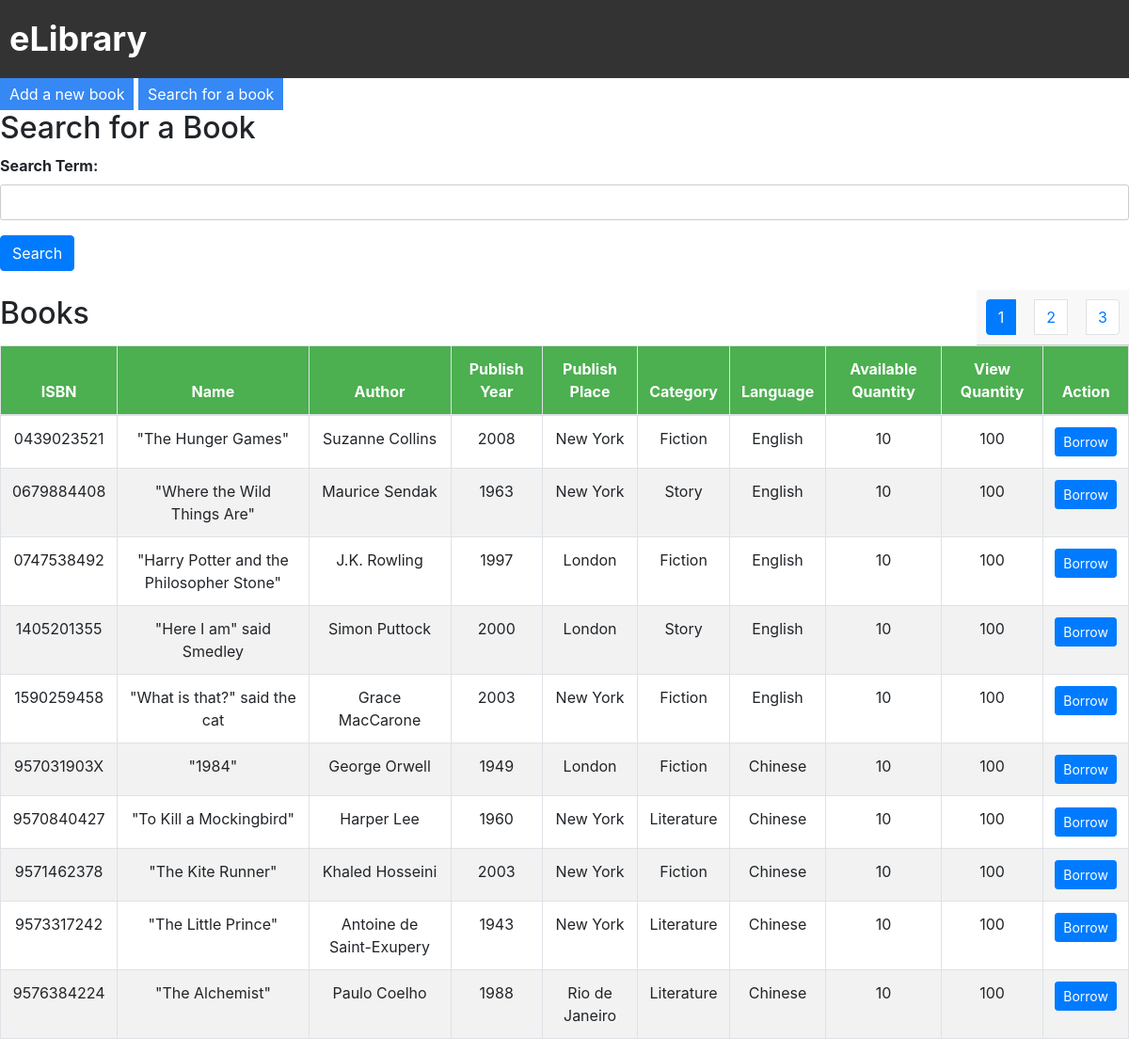
The app's page /page/schoolcentre/eLibrary.php with its own data.
### tables this page shows
CREATE TABLE IF NOT EXISTS `book_details` (
  `bookID` int NOT NULL AUTO_INCREMENT,
  `ISBN` varchar(20) NOT NULL,
  `bookName` varchar(100) NOT NULL,
  `bookAuthor` varchar(100) NOT NULL,
  `bookPublishYear` int NOT NULL,
  `bookPublishPlace` varchar(30) NOT NULL,
  `bookCatergory` varchar(30) NOT NULL,
  `bookLanguage` varchar(30) NOT NULL,
  `bookAvailableQuatity` int DEFAULT NULL,
  `bookViewQuatity` int DEFAULT NULL,
  PRIMARY KEY (`bookID`)
);

### page/schoolcentre/eLibrary.php (the view, shortened to what this page needs)
<?php
require_once '../../connectdb.php';
$limit = 10;
$page = isset($_GET['page']) ? (int) $_GET['page'] : 1;
$start = ($page - 1) * $limit;
if (isset($_POST['search_book'])) {
    $search_term = $_POST['search_term'];
    $sql = "SELECT * FROM book_details WHERE bookName LIKE ? OR bookAuthor LIKE ? OR ISBN LIKE ? ORDER BY ISBN";
    $stmt = $pdo->prepare($sql);
    $stmt->execute(["%$search_term%", "%$search_term%", "%$search_term%"]);
    $books = $stmt->fetchAll();
    $total_books = count($books);
    $sql .= " LIMIT $start, $limit";
    $stmt = $pdo->prepare($sql);
    $stmt->execute(["%$search_term%", "%$search_term%", "%$search_term%"]);
    $books = $stmt->fetchAll();
} else {
    $sql = "SELECT * FROM book_details ORDER BY ISBN";
    $stmt = $pdo->query($sql);
    $books = $stmt->fetchAll();
    $total_books = count($books);
    $sql .= " LIMIT $start, $limit";
    $stmt = $pdo->query($sql);
    $books = $stmt->fetchAll();
}
$total_pages = ceil($total_books / $limit);
?>
<!DOCTYPE html>
<html lang="en">
    <head>
        <link href="../../css/eLibrary.css" rel="stylesheet" type="text/css"/>
        <link rel="stylesheet" href="https://maxcdn.bootstrapcdn.com/bootstrap/4.5.2/css/bootstrap.min.css">
    </head>
    <body>
        <header>
            <h1>eLibrary</h1>
        </header>
        <main>
            <button type="button" class="show-add-book">Add a new book</button>
            <button type="button" class="show-search-book">Search for a book</button>
            <div class="search-book-section">
                <section id="search-book">
                    <h2>Search for a Book</h2>
                    <form action="<?php echo $_SERVER['PHP_SELF']; ?>" method="POST">
                        <div class="form-group">
                            <label for="search_term">Search Term:</label>
                            <input type="text" class="form-control" id="search_term" name="search_term" required>
                        </div>
                        <button type="submit" class="btn btn-primary" name="search_book">Search</button>
                    </form>
                </section>
                <div class="d-flex justify-content-between align-items-center">
                    <h2>Books</h2>
                    <nav aria-label="Page navigation">
                        <ul class="pagination">
                            <?php for ($i = 1; $i <= $total_pages; $i++): ?>
                                <li class="page-item <?php echo ($i == $page) ? 'active' : ''; ?>"><a class="page-link" href="?page=<?php echo $i; ?>"><?php echo $i; ?></a></li>
                            <?php endfor; ?>
                        </ul>
                    </nav>
                </div>
                <div class="table-responsive">
                    <table class="table table-bordered">
                        <thead>
                            <tr>
                                <th><a href="#" class="sort-link" data-sort="ISBN">ISBN</a></th>
                                <th><a href="#" class="sort-link" data-sort="bookName">Name</a></th>
                                <th><a href="#" class="sort-link" data-sort="bookAuthor">Author</a></th>
                                <th><a href="#" class="sort-link" data-sort="bookPublishYear">Publish Year</a></th>
                                <th><a href="#" class="sort-link" data-sort="bookPublishPlace">Publish Place</a></th>
                                <th><a href="#" class="sort-link" data-sort="bookCatergory">Category</a></th>
                                <th><a href="#" class="sort-link" data-sort="bookLanguage">Language</a></th>
                                <th><a href="#" class="sort-link" data-sort="bookAvailableQuatity">Available Quantity</a></th>
                                <th><a href="#" class="sort-link" data-sort="bookViewQuatity">View Quantity</a></th>
                                <th>Action</th>
                            </tr>
                        </thead>
                        <tbody>
                            <?php foreach ($books as $book): ?>
                                <tr>
                                    <td data-column="ISBN"><?php echo $book['ISBN']; ?></td>
                                    <td data-column="bookName"><?php echo $book['bookName']; ?></td>
                                    <td data-column="bookAuthor"><?php echo $book['bookAuthor']; ?></td>
                                    <td data-column="bookPublishYear"><?php echo $book['bookPublishYear']; ?></td>
                                    <td data-column="bookPublishPlace"><?php echo $book['bookPublishPlace']; ?></td>
                                    <td data-column="bookCatergory"><?php echo $book['bookCatergory']; ?></td>
                                    <td data-column="bookLanguage"><?php echo $book['bookLanguage']; ?></td>
                                    <td data-column="bookAvailableQuatity"><?php echo $book['bookAvailableQuatity']; ?></td>
                                    <td data-column="bookViewQuatity"><?php echo $book['bookViewQuatity']; ?></td>
                                    <td>
                                        <?php if ($book['bookAvailableQuatity'] > 0): ?>
                                            <button type="button" class="btn btn-primary btn-sm borrow-book" data-toggle="modal" data-target="#borrowModal" data-book-id="<?php echo $book['bookID']; ?>" data-book-name="<?php echo $book['bookName']; ?>">Borrow</button>
                                        <?php else: ?>
                                            <button type="button" class="btn btn-secondary btn-sm" disabled>Borrow</button>
                                        <?php endif; ?>
                                    </td>
                                </tr>
                            <?php endforeach; ?>
                        </tbody>
                    </table>
                </div>
            </div>

### css/eLibrary.css (style rules this page uses)
* { box-sizing: border-box; }
html, body { height: 100%; margin: 0; }
body { font-family: Arial, sans-serif; line-height: 1.5; }
header { background-color: #333; color: #fff; padding: 10px 0; }
header h1 { margin: 0; padding: 10px; font-size: 36px; font-weight: bold; }
nav { display: flex; justify-content: space-between; align-items: center; background-color: #f8f8f8; padding: 10px 0; border-bottom: 1px solid #ccc; }
nav ul { list-style: none; margin: 0; padding: 0; display: flex; }
nav li { margin: 0 10px; }
nav a { display: block; padding: 10px; text-decoration: none; color: #333; }
table { border-collapse: collapse; width: 100%; }
th, td { text-align: left; padding: 8px; }
tr:nth-child(even) { background-color: #f2f2f2; }
th { background-color: #4CAF50; color: white; }
form { margin-bottom: 20px; }
.form-group { margin-bottom: 10px; }
label { display: block; margin-bottom: 5px; font-weight: bold; }
input[type="text"], input[type="number"] { display: block; width: 100%; padding: 5px; margin-bottom: 10px; border: 1px solid #ccc; border-radius: 3px; }
input[type="submit"], button { padding: 5px 10px; background-color: #4CAF50; color: white; border: none; border-radius: 3px; cursor: pointer; }
button { background-color: #3688f4; }
table { width: 100%; border-collapse: collapse; margin-bottom: 20px; }
table th, table td { padding: 10px; border: 1px solid #ccc; text-align: center; }
table th { background-color: #4CAF50; color: white; }
table tr:nth-child(even) { background-color: #f2f2f2; }
.sort-link { color: #FFF; }

### records on screen
book_details: ISBN "0439023521", bookName "\"The Hunger Games\"", bookAuthor "Suzanne Collins", bookPublishYear "2008", bookPublishPlace "New York", bookCatergory "Fiction", bookLanguage "English", bookAvailableQuatity "10", bookViewQuatity "100"
book_details: ISBN "0679884408", bookName "\"Where the Wild Things Are\"", bookAuthor "Maurice Sendak", bookPublishYear "1963", bookPublishPlace "New York", bookCatergory "Story", bookLanguage "English", bookAvailableQuatity "10", bookViewQuatity "100"
book_details: ISBN "0747538492", bookName "\"Harry Potter and the Philosopher Stone\"", bookAuthor "J.K. Rowling", bookPublishYear "1997", bookPublishPlace "London", bookCatergory "Fiction", bookLanguage "English", bookAvailableQuatity "10", bookViewQuatity "100"
book_details: ISBN "1405201355", bookName "\"Here I am\" said Smedley", bookAuthor "Simon Puttock", bookPublishYear "2000", bookPublishPlace "London", bookCatergory "Story", bookLanguage "English", bookAvailableQuatity "10", bookViewQuatity "100"
book_details: ISBN "1590259458", bookName "\"What is that?\" said the cat", bookAuthor "Grace MacCarone", bookPublishYear "2003", bookPublishPlace "New York", bookCatergory "Fiction", bookLanguage "English", bookAvailableQuatity "10", bookViewQuatity "100"
book_details: ISBN "957031903X", bookName "\"1984\"", bookAuthor "George Orwell", bookPublishYear "1949", bookPublishPlace "London", bookCatergory "Fiction", bookLanguage "Chinese", bookAvailableQuatity "10", bookViewQuatity "100"
book_details: ISBN "9570840427", bookName "\"To Kill a Mockingbird\"", bookAuthor "Harper Lee", bookPublishYear "1960", bookPublishPlace "New York", bookCatergory "Literature", bookLanguage "Chinese", bookAvailableQuatity "10", bookViewQuatity "100"
book_details: ISBN "9571462378", bookName "\"The Kite Runner\"", bookAuthor "Khaled Hosseini", bookPublishYear "2003", bookPublishPlace "New York", bookCatergory "Fiction", bookLanguage "Chinese", bookAvailableQuatity "10", bookViewQuatity "100"
book_details: ISBN "9573317242", bookName "\"The Little Prince\"", bookAuthor "Antoine de Saint-Exupery", bookPublishYear "1943", bookPublishPlace "New York", bookCatergory "Literature", bookLanguage "Chinese", bookAvailableQuatity "10", bookViewQuatity "100"
book_details: ISBN "9576384224", bookName "\"The Alchemist\"", bookAuthor "Paulo Coelho", bookPublishYear "1988", bookPublishPlace "Rio de Janeiro", bookCatergory "Literature", bookLanguage "Chinese", bookAvailableQuatity "10", bookViewQuatity "100"
